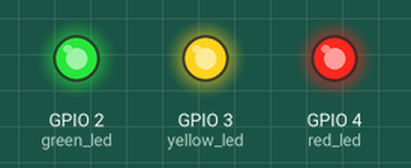
Bench run of a program on a simulated Raspberry Pi (BCM pin numbers). On the bench: output pins drawn as LEDs (lit = HIGH).

Above: at 0.05 s.
At 0.35 s:
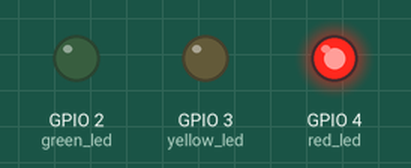
At 0.65 s:
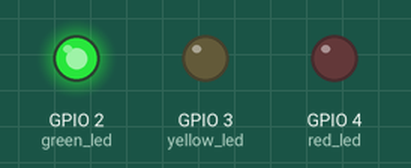
At 1.05 s:
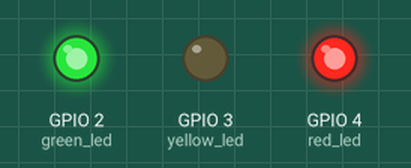
At 1.55 s:
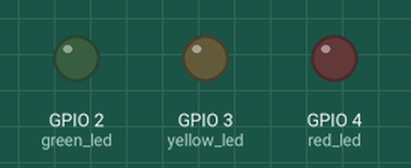
At 2.86 s:
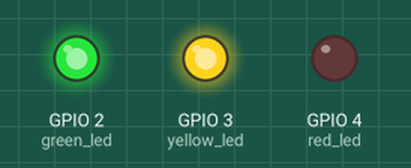
Timing chart, 0 to 3.2 s (numbered marks = the images above):
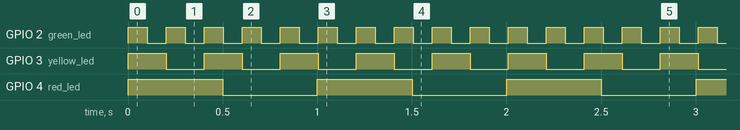

Measured:
- by itself, GPIO 2 (green_led): alternates HIGH for 0.10 s and LOW for 0.10 s
- by itself, GPIO 3 (yellow_led): alternates HIGH for 0.20 s and LOW for 0.20 s
- by itself, GPIO 4 (red_led): alternates HIGH for 0.50 s and LOW for 0.50 s

The program:

blinkStates.py
```python
import RPi.GPIO as GPIO
import time


class LED:
    def __init__(self, pin, frequency):
        self.pin = pin
        self.frequency = frequency
        self.last_blink = 0
        GPIO.setup(self.pin, GPIO.OUT)

    def blink(self, current_time):
        if current_time - self.last_blink > self.frequency:
            GPIO.output(self.pin, not GPIO.input(self.pin))
            self.last_blink = current_time


# Set up GPIO
GPIO.setmode(GPIO.BCM)
GPIO.setwarnings(False)
red_led = LED(4, 0.5)
yellow_led = LED(3, 0.2)
green_led = LED(2, 0.1)


def blink_red():
    GPIO.output(red_led, GPIO.HIGH)
    time.sleep(0.5)
    GPIO.output(red_led, GPIO.LOW)
    time.sleep(0.5)


try:
    while True:
        current_time = time.monotonic()
        red_led.blink(current_time)
        yellow_led.blink(current_time)
        green_led.blink(current_time)
except KeyboardInterrupt:
    print("Exiting main")
    GPIO.cleanup()
```
